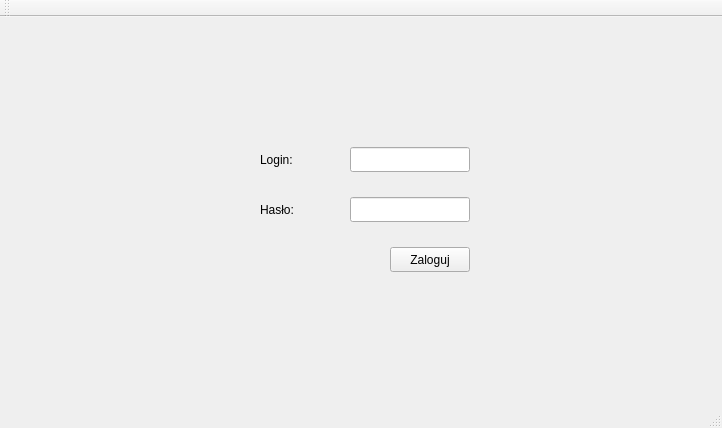
<?xml version="1.0" encoding="UTF-8"?>
<ui version="4.0">
 <class>LoginWindow</class>
 <widget class="QMainWindow" name="LoginWindow">
  <property name="geometry">
   <rect>
    <x>0</x>
    <y>0</y>
    <width>722</width>
    <height>428</height>
   </rect>
  </property>
  <property name="windowTitle">
   <string>LoginWindow</string>
  </property>
  <widget class="QWidget" name="centralWidget">
   <widget class="QLineEdit" name="lineEditLogin">
    <property name="geometry">
     <rect>
      <x>350</x>
      <y>130</y>
      <width>120</width>
      <height>25</height>
     </rect>
    </property>
   </widget>
   <widget class="QLineEdit" name="lineEditPassword">
    <property name="geometry">
     <rect>
      <x>350</x>
      <y>180</y>
      <width>120</width>
      <height>25</height>
     </rect>
    </property>
    <property name="echoMode">
     <enum>QLineEdit::Password</enum>
    </property>
   </widget>
   <widget class="QLabel" name="labelLogin">
    <property name="geometry">
     <rect>
      <x>260</x>
      <y>130</y>
      <width>55</width>
      <height>25</height>
     </rect>
    </property>
    <property name="text">
     <string>Login:</string>
    </property>
   </widget>
   <widget class="QLabel" name="labelPassword">
    <property name="geometry">
     <rect>
      <x>260</x>
      <y>180</y>
      <width>55</width>
      <height>25</height>
     </rect>
    </property>
    <property name="text">
     <string>Hasło:</string>
    </property>
   </widget>
   <widget class="QPushButton" name="pushButtonLogin">
    <property name="geometry">
     <rect>
      <x>390</x>
      <y>230</y>
      <width>80</width>
      <height>25</height>
     </rect>
    </property>
    <property name="text">
     <string>Zaloguj</string>
    </property>
   </widget>
  </widget>
  <widget class="QMenuBar" name="menuBar">
   <property name="geometry">
    <rect>
     <x>0</x>
     <y>0</y>
     <width>722</width>
     <height>25</height>
    </rect>
   </property>
  </widget>
  <widget class="QToolBar" name="mainToolBar">
   <attribute name="toolBarArea">
    <enum>TopToolBarArea</enum>
   </attribute>
   <attribute name="toolBarBreak">
    <bool>false</bool>
   </attribute>
  </widget>
  <widget class="QStatusBar" name="statusBar"/>
 </widget>
 <layoutdefault spacing="6" margin="11"/>
 <resources/>
 <connections/>
</ui>
